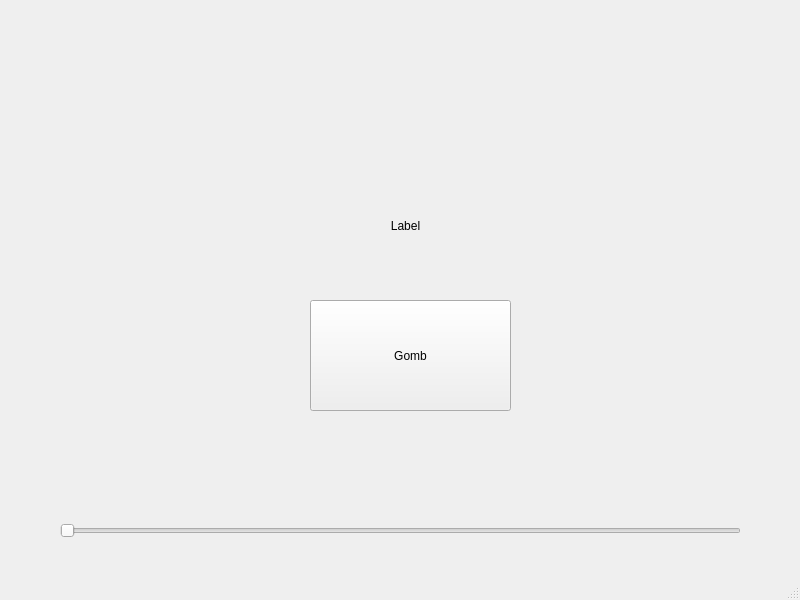
<?xml version="1.0" encoding="UTF-8"?>
<ui version="4.0">
 <class>MainWindow</class>
 <widget class="QMainWindow" name="MainWindow">
  <property name="geometry">
   <rect>
    <x>0</x>
    <y>0</y>
    <width>800</width>
    <height>600</height>
   </rect>
  </property>
  <property name="windowTitle">
   <string>MainWindow</string>
  </property>
  <widget class="QWidget" name="centralwidget">
   <widget class="QPushButton" name="pushButton">
    <property name="geometry">
     <rect>
      <x>310</x>
      <y>300</y>
      <width>201</width>
      <height>111</height>
     </rect>
    </property>
    <property name="text">
     <string>Gomb</string>
    </property>
   </widget>
   <widget class="QLabel" name="labelhaha">
    <property name="geometry">
     <rect>
      <x>290</x>
      <y>200</y>
      <width>231</width>
      <height>51</height>
     </rect>
    </property>
    <property name="text">
     <string>Label</string>
    </property>
    <property name="alignment">
     <set>Qt::AlignCenter</set>
    </property>
   </widget>
   <widget class="QSlider" name="slider">
    <property name="geometry">
     <rect>
      <x>60</x>
      <y>520</y>
      <width>681</width>
      <height>22</height>
     </rect>
    </property>
    <property name="maximum">
     <number>100</number>
    </property>
    <property name="orientation">
     <enum>Qt::Horizontal</enum>
    </property>
   </widget>
  </widget>
  <widget class="QMenuBar" name="menubar">
   <property name="geometry">
    <rect>
     <x>0</x>
     <y>0</y>
     <width>800</width>
     <height>21</height>
    </rect>
   </property>
  </widget>
  <widget class="QStatusBar" name="statusbar"/>
 </widget>
 <resources/>
 <connections/>
</ui>
